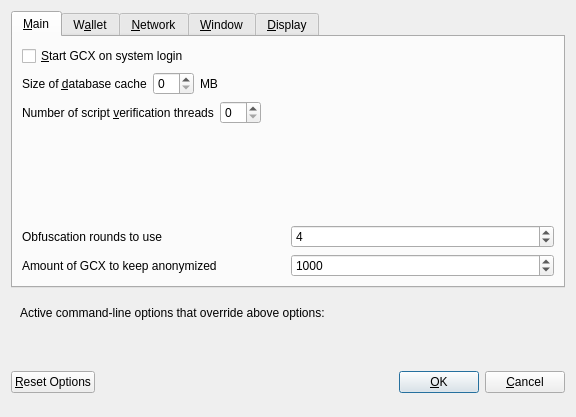
<?xml version="1.0" encoding="UTF-8"?>
<ui version="4.0">
 <class>OptionsDialog</class>
 <widget class="QDialog" name="OptionsDialog">
  <property name="geometry">
   <rect>
    <x>0</x>
    <y>0</y>
    <width>576</width>
    <height>417</height>
   </rect>
  </property>
  <property name="windowTitle">
   <string>Options</string>
  </property>
  <property name="modal">
   <bool>true</bool>
  </property>
  <layout class="QVBoxLayout" name="verticalLayout">
   <item>
    <widget class="QTabWidget" name="tabWidget">
     <property name="currentIndex">
      <number>0</number>
     </property>
     <widget class="QWidget" name="tabMain">
      <attribute name="title">
       <string>&amp;Main</string>
      </attribute>
      <layout class="QVBoxLayout" name="verticalLayout_Main">
       <item>
        <widget class="QCheckBox" name="bitcoinAtStartup">
         <property name="toolTip">
          <string>Automatically start GCX after logging in to the system.</string>
         </property>
         <property name="text">
          <string>&amp;Start GCX on system login</string>
         </property>
        </widget>
       </item>
       <item>
        <layout class="QHBoxLayout" name="horizontalLayout_2_Main">
         <item>
          <widget class="QLabel" name="databaseCacheLabel">
           <property name="text">
            <string>Size of &amp;database cache</string>
           </property>
           <property name="textFormat">
            <enum>Qt::PlainText</enum>
           </property>
           <property name="buddy">
            <cstring>databaseCache</cstring>
           </property>
          </widget>
         </item>
         <item>
          <widget class="QSpinBox" name="databaseCache"/>
         </item>
         <item>
          <widget class="QLabel" name="databaseCacheUnitLabel">
           <property name="text">
            <string>MB</string>
           </property>
           <property name="textFormat">
            <enum>Qt::PlainText</enum>
           </property>
          </widget>
         </item>
         <item>
          <spacer name="horizontalSpacer_2_Main">
           <property name="orientation">
            <enum>Qt::Horizontal</enum>
           </property>
           <property name="sizeHint" stdset="0">
            <size>
             <width>40</width>
             <height>20</height>
            </size>
           </property>
          </spacer>
         </item>
        </layout>
       </item>
       <item>
        <layout class="QHBoxLayout" name="horizontalLayout_3_Main">
         <item>
          <widget class="QLabel" name="threadsScriptVerifLabel">
           <property name="text">
            <string>Number of script &amp;verification threads</string>
           </property>
           <property name="textFormat">
            <enum>Qt::PlainText</enum>
           </property>
           <property name="buddy">
            <cstring>threadsScriptVerif</cstring>
           </property>
          </widget>
         </item>
         <item>
          <widget class="QSpinBox" name="threadsScriptVerif">
           <property name="toolTip">
            <string>(0 = auto, &lt;0 = leave that many cores free)</string>
           </property>
          </widget>
         </item>
         <item>
          <spacer name="horizontalSpacer_3_Main">
           <property name="orientation">
            <enum>Qt::Horizontal</enum>
           </property>
           <property name="sizeHint" stdset="0">
            <size>
             <width>40</width>
             <height>20</height>
            </size>
           </property>
          </spacer>
         </item>
        </layout>
       </item>
       <item>
        <spacer name="verticalSpacer_Main">
         <property name="orientation">
          <enum>Qt::Vertical</enum>
         </property>
         <property name="sizeHint" stdset="0">
          <size>
           <width>20</width>
           <height>40</height>
          </size>
         </property>
        </spacer>
       </item>
       <item>
        <layout class="QHBoxLayout" name="horizontalLayout_4_Main">
         <item>
          <widget class="QLabel" name="label">
           <property name="toolTip">
            <string>This setting determines the amount of individual masternodes that an input will be anonymized through.&lt;br/&gt;More rounds of anonymization gives a higher degree of privacy, but also costs more in fees.</string>
           </property>
           <property name="text">
            <string>Obfuscation rounds to use</string>
           </property>
          </widget>
         </item>
         <item>
          <widget class="QSpinBox" name="obfuscationRounds">
           <property name="minimum">
            <number>2</number>
           </property>
           <property name="maximum">
            <number>8</number>
           </property>
           <property name="value">
            <number>4</number>
           </property>
          </widget>
         </item>
        </layout>
       </item>
       <item>
        <layout class="QHBoxLayout" name="horizontalLayout">
         <item>
          <widget class="QLabel" name="label_2">
           <property name="toolTip">
            <string>This amount acts as a threshold to turn off Obfuscation once it's reached.</string>
           </property>
           <property name="statusTip">
            <string notr="true"/>
           </property>
           <property name="whatsThis">
            <string notr="true"/>
           </property>
           <property name="accessibleName">
            <string notr="true"/>
           </property>
           <property name="accessibleDescription">
            <string notr="true"/>
           </property>
           <property name="text">
            <string>Amount of GCX to keep anonymized</string>
           </property>
          </widget>
         </item>
         <item>
          <widget class="QSpinBox" name="anonymizeGCX">
           <property name="minimum">
            <number>100</number>
           </property>
           <property name="maximum">
            <number>100000</number>
           </property>
           <property name="singleStep">
            <number>100</number>
           </property>
           <property name="value">
            <number>1000</number>
           </property>
          </widget>
         </item>
        </layout>
       </item>
      </layout>
     </widget>
     <widget class="QWidget" name="tabWallet">
      <attribute name="title">
       <string>W&amp;allet</string>
      </attribute>
      <layout class="QVBoxLayout" name="verticalLayout_Wallet">
       <item>
        <widget class="QGroupBox" name="groupBox">
         <property name="title">
          <string>Expert</string>
         </property>
         <layout class="QVBoxLayout" name="verticalLayout_2">
          <item>
           <widget class="QCheckBox" name="coinControlFeatures">
            <property name="toolTip">
             <string>Whether to show coin control features or not.</string>
            </property>
            <property name="text">
             <string>Enable coin &amp;control features</string>
            </property>
           </widget>
          </item>
          <item>
           <widget class="QCheckBox" name="showMasternodesTab">
            <property name="toolTip">
             <string>Show additional tab listing all your masternodes in first sub-tab&lt;br/&gt;and all masternodes on the network in second sub-tab.</string>
            </property>
            <property name="text">
             <string>Show Masternodes Tab</string>
            </property>
           </widget>
          </item>
          <item>
           <widget class="QCheckBox" name="spendZeroConfChange">
            <property name="toolTip">
             <string>If you disable the spending of unconfirmed change, the change from a transaction&lt;br/&gt;cannot be used until that transaction has at least one confirmation.&lt;br/&gt;This also affects how your balance is computed.</string>
            </property>
            <property name="text">
             <string>&amp;Spend unconfirmed change</string>
            </property>
           </widget>
          </item>
         </layout>
        </widget>
       </item>
       <item>
        <spacer name="verticalSpacer_Wallet">
         <property name="orientation">
          <enum>Qt::Vertical</enum>
         </property>
         <property name="sizeHint" stdset="0">
          <size>
           <width>20</width>
           <height>40</height>
          </size>
         </property>
        </spacer>
       </item>
      </layout>
     </widget>
     <widget class="QWidget" name="tabNetwork">
      <attribute name="title">
       <string>&amp;Network</string>
      </attribute>
      <layout class="QVBoxLayout" name="verticalLayout_Network">
       <item>
        <widget class="QCheckBox" name="mapPortUpnp">
         <property name="toolTip">
          <string>Automatically open the GCX client port on the router. This only works when your router supports UPnP and it is enabled.</string>
         </property>
         <property name="text">
          <string>Map port using &amp;UPnP</string>
         </property>
        </widget>
       </item>
       <item>
        <widget class="QCheckBox" name="allowIncoming">
         <property name="toolTip">
          <string>Accept connections from outside</string>
         </property>
         <property name="text">
          <string>Allow incoming connections</string>
         </property>
        </widget>
       </item>
       <item>
        <widget class="QCheckBox" name="connectSocks">
         <property name="toolTip">
          <string>Connect to the GCX network through a SOCKS5 proxy.</string>
         </property>
         <property name="text">
          <string>&amp;Connect through SOCKS5 proxy (default proxy):</string>
         </property>
        </widget>
       </item>
       <item>
        <layout class="QHBoxLayout" name="horizontalLayout_1_Network">
         <item>
          <widget class="QLabel" name="proxyIpLabel">
           <property name="text">
            <string>Proxy &amp;IP:</string>
           </property>
           <property name="textFormat">
            <enum>Qt::PlainText</enum>
           </property>
           <property name="buddy">
            <cstring>proxyIp</cstring>
           </property>
          </widget>
         </item>
         <item>
          <widget class="QValidatedLineEdit" name="proxyIp">
           <property name="minimumSize">
            <size>
             <width>140</width>
             <height>0</height>
            </size>
           </property>
           <property name="maximumSize">
            <size>
             <width>140</width>
             <height>16777215</height>
            </size>
           </property>
           <property name="toolTip">
            <string>IP address of the proxy (e.g. IPv4: 127.0.0.1 / IPv6: ::1)</string>
           </property>
          </widget>
         </item>
         <item>
          <widget class="QLabel" name="proxyPortLabel">
           <property name="text">
            <string>&amp;Port:</string>
           </property>
           <property name="textFormat">
            <enum>Qt::PlainText</enum>
           </property>
           <property name="buddy">
            <cstring>proxyPort</cstring>
           </property>
          </widget>
         </item>
         <item>
          <widget class="QLineEdit" name="proxyPort">
           <property name="minimumSize">
            <size>
             <width>55</width>
             <height>0</height>
            </size>
           </property>
           <property name="maximumSize">
            <size>
             <width>55</width>
             <height>16777215</height>
            </size>
           </property>
           <property name="toolTip">
            <string>Port of the proxy (e.g. 9050)</string>
           </property>
          </widget>
         </item>
         <item>
          <spacer name="horizontalSpacer_1_Network">
           <property name="orientation">
            <enum>Qt::Horizontal</enum>
           </property>
           <property name="sizeHint" stdset="0">
            <size>
             <width>40</width>
             <height>20</height>
            </size>
           </property>
          </spacer>
         </item>
        </layout>
       </item>
       <item>
        <spacer name="verticalSpacer_Network">
         <property name="orientation">
          <enum>Qt::Vertical</enum>
         </property>
         <property name="sizeHint" stdset="0">
          <size>
           <width>20</width>
           <height>40</height>
          </size>
         </property>
        </spacer>
       </item>
      </layout>
     </widget>
     <widget class="QWidget" name="tabWindow">
      <attribute name="title">
       <string>&amp;Window</string>
      </attribute>
      <layout class="QVBoxLayout" name="verticalLayout_Window">
       <item>
        <widget class="QCheckBox" name="minimizeToTray">
         <property name="toolTip">
          <string>Show only a tray icon after minimizing the window.</string>
         </property>
         <property name="text">
          <string>&amp;Minimize to the tray instead of the taskbar</string>
         </property>
        </widget>
       </item>
       <item>
        <widget class="QCheckBox" name="minimizeOnClose">
         <property name="toolTip">
          <string>Minimize instead of exit the application when the window is closed. When this option is enabled, the application will be closed only after selecting Quit in the menu.</string>
         </property>
         <property name="text">
          <string>M&amp;inimize on close</string>
         </property>
        </widget>
       </item>
       <item>
        <spacer name="verticalSpacer_Window">
         <property name="orientation">
          <enum>Qt::Vertical</enum>
         </property>
         <property name="sizeHint" stdset="0">
          <size>
           <width>20</width>
           <height>40</height>
          </size>
         </property>
        </spacer>
       </item>
      </layout>
     </widget>
     <widget class="QWidget" name="tabDisplay">
      <attribute name="title">
       <string>&amp;Display</string>
      </attribute>
      <layout class="QVBoxLayout" name="verticalLayout_Display">
       <item>
        <layout class="QHBoxLayout" name="horizontalLayout_1_Display">
         <item>
          <widget class="QLabel" name="langLabel">
           <property name="text">
            <string>User Interface &amp;language:</string>
           </property>
           <property name="textFormat">
            <enum>Qt::PlainText</enum>
           </property>
           <property name="buddy">
            <cstring>lang</cstring>
           </property>
          </widget>
         </item>
         <item>
          <widget class="QValueComboBox" name="lang">
           <property name="toolTip">
            <string>The user interface language can be set here. This setting will take effect after restarting GCX.</string>
           </property>
          </widget>
         </item>
        </layout>
       </item>
       <item>
        <widget class="QLabel" name="label_3">
         <property name="toolTip">
          <string notr="true"/>
         </property>
         <property name="statusTip">
          <string notr="true"/>
         </property>
         <property name="whatsThis">
          <string notr="true"/>
         </property>
         <property name="accessibleName">
          <string notr="true"/>
         </property>
         <property name="text">
          <string>Language missing or translation incomplete? Help contributing translations here:
https://www.transifex.com/gcx-project/gcx-project-translations</string>
         </property>
         <property name="wordWrap">
          <bool>true</bool>
         </property>
         <property name="openExternalLinks">
          <bool>true</bool>
         </property>
         <property name="textInteractionFlags">
          <set>Qt::TextBrowserInteraction</set>
         </property>
        </widget>
       </item>
       <item>
        <layout class="QHBoxLayout" name="horizontalLayout_4_Display" stretch="0,0">
         <item>
          <widget class="QLabel" name="themeLabel">
           <property name="text">
            <string>User Interface Theme:</string>
           </property>
          </widget>
         </item>
         <item>
          <widget class="QValueComboBox" name="theme"/>
         </item>
        </layout>
       </item>
       <item>
        <widget class="Line" name="line">
         <property name="orientation">
          <enum>Qt::Horizontal</enum>
         </property>
        </widget>
       </item>
       <item>
        <layout class="QHBoxLayout" name="horizontalLayout_2_Display">
         <item>
          <widget class="QLabel" name="unitLabel">
           <property name="text">
            <string>&amp;Unit to show amounts in:</string>
           </property>
           <property name="textFormat">
            <enum>Qt::PlainText</enum>
           </property>
           <property name="buddy">
            <cstring>unit</cstring>
           </property>
          </widget>
         </item>
         <item>
          <widget class="QValueComboBox" name="unit">
           <property name="toolTip">
            <string>Choose the default subdivision unit to show in the interface and when sending coins.</string>
           </property>
          </widget>
         </item>
        </layout>
       </item>
       <item>
        <layout class="QHBoxLayout" name="horizontalLayout_5_Display">
         <item>
          <widget class="QLabel" name="digitsLabel">
           <property name="text">
            <string>Decimal digits</string>
           </property>
          </widget>
         </item>
         <item>
          <widget class="QValueComboBox" name="digits"/>
         </item>
        </layout>
       </item>
       <item>
        <layout class="QHBoxLayout" name="horizontalLayout_3_Display">
         <item>
          <widget class="QLabel" name="thirdPartyTxUrlsLabel">
           <property name="toolTip">
            <string>Third party URLs (e.g. a block explorer) that appear in the transactions tab as context menu items. %s in the URL is replaced by transaction hash. Multiple URLs are separated by vertical bar |.</string>
           </property>
           <property name="text">
            <string>Third party transaction URLs</string>
           </property>
           <property name="buddy">
            <cstring>thirdPartyTxUrls</cstring>
           </property>
          </widget>
         </item>
         <item>
          <widget class="QLineEdit" name="thirdPartyTxUrls">
           <property name="toolTip">
            <string>Third party URLs (e.g. a block explorer) that appear in the transactions tab as context menu items. %s in the URL is replaced by transaction hash. Multiple URLs are separated by vertical bar |.</string>
           </property>
          </widget>
         </item>
        </layout>
       </item>
       <item>
        <spacer name="verticalSpacer">
         <property name="orientation">
          <enum>Qt::Vertical</enum>
         </property>
         <property name="sizeHint" stdset="0">
          <size>
           <width>20</width>
           <height>40</height>
          </size>
         </property>
        </spacer>
       </item>
      </layout>
     </widget>
    </widget>
   </item>
   <item>
    <widget class="QFrame" name="frame">
     <layout class="QVBoxLayout" name="verticalLayout_Bottom">
      <item>
       <layout class="QHBoxLayout" name="horizontalLayout_Bottom">
        <item>
         <widget class="QLabel" name="overriddenByCommandLineInfoLabel">
          <property name="text">
           <string>Active command-line options that override above options:</string>
          </property>
          <property name="textFormat">
           <enum>Qt::PlainText</enum>
          </property>
         </widget>
        </item>
        <item>
         <spacer name="horizontalSpacer_Bottom">
          <property name="orientation">
           <enum>Qt::Horizontal</enum>
          </property>
          <property name="sizeHint" stdset="0">
           <size>
            <width>40</width>
            <height>20</height>
           </size>
          </property>
         </spacer>
        </item>
       </layout>
      </item>
      <item>
       <widget class="QLabel" name="overriddenByCommandLineLabel">
        <property name="text">
         <string/>
        </property>
        <property name="textFormat">
         <enum>Qt::PlainText</enum>
        </property>
        <property name="wordWrap">
         <bool>true</bool>
        </property>
       </widget>
      </item>
     </layout>
    </widget>
   </item>
   <item>
    <layout class="QHBoxLayout" name="horizontalLayout_Buttons">
     <item>
      <widget class="QPushButton" name="resetButton">
       <property name="toolTip">
        <string>Reset all client options to default.</string>
       </property>
       <property name="text">
        <string>&amp;Reset Options</string>
       </property>
       <property name="autoDefault">
        <bool>false</bool>
       </property>
      </widget>
     </item>
     <item>
      <spacer name="horizontalSpacer_1">
       <property name="orientation">
        <enum>Qt::Horizontal</enum>
       </property>
       <property name="sizeHint" stdset="0">
        <size>
         <width>40</width>
         <height>48</height>
        </size>
       </property>
      </spacer>
     </item>
     <item>
      <widget class="QLabel" name="statusLabel">
       <property name="minimumSize">
        <size>
         <width>200</width>
         <height>0</height>
        </size>
       </property>
       <property name="font">
        <font>
         <weight>75</weight>
         <bold>true</bold>
        </font>
       </property>
       <property name="text">
        <string/>
       </property>
       <property name="textFormat">
        <enum>Qt::PlainText</enum>
       </property>
       <property name="wordWrap">
        <bool>true</bool>
       </property>
      </widget>
     </item>
     <item>
      <spacer name="horizontalSpacer_2">
       <property name="orientation">
        <enum>Qt::Horizontal</enum>
       </property>
       <property name="sizeHint" stdset="0">
        <size>
         <width>40</width>
         <height>48</height>
        </size>
       </property>
      </spacer>
     </item>
     <item>
      <widget class="QPushButton" name="okButton">
       <property name="text">
        <string>&amp;OK</string>
       </property>
       <property name="autoDefault">
        <bool>false</bool>
       </property>
       <property name="default">
        <bool>true</bool>
       </property>
      </widget>
     </item>
     <item>
      <widget class="QPushButton" name="cancelButton">
       <property name="text">
        <string>&amp;Cancel</string>
       </property>
       <property name="autoDefault">
        <bool>false</bool>
       </property>
      </widget>
     </item>
    </layout>
   </item>
  </layout>
 </widget>
 <customwidgets>
  <customwidget>
   <class>QValidatedLineEdit</class>
   <extends>QLineEdit</extends>
   <header>qvalidatedlineedit.h</header>
  </customwidget>
  <customwidget>
   <class>QValueComboBox</class>
   <extends>QComboBox</extends>
   <header>qvaluecombobox.h</header>
  </customwidget>
 </customwidgets>
 <resources/>
 <connections/>
</ui>
